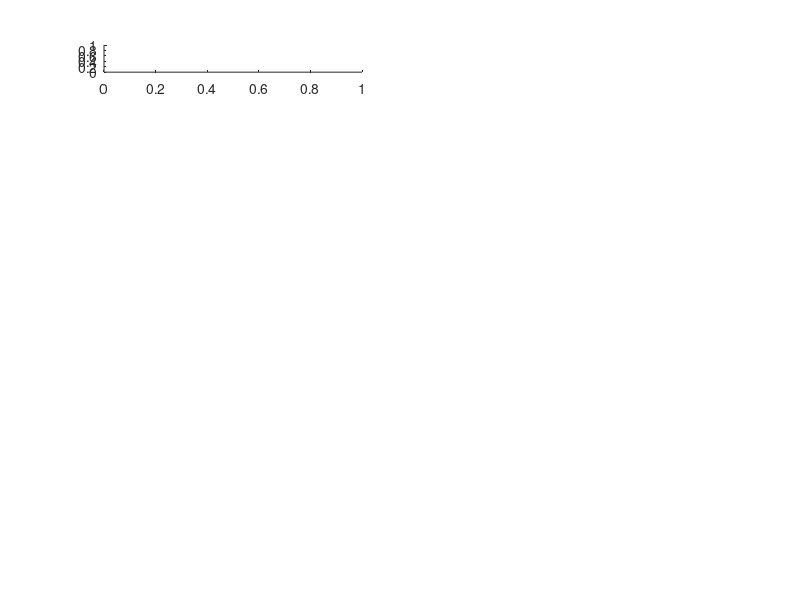

This figure's MATLAB source: (Note: this script raises an error after producing the figure.)
subplot(8,2,1);
plot(1:10,DiscretePDF(1:10,'geometric',1/3),'.r');
title('DiscretePDF Geometric');

subplot(8,2,2);
stairs(1:10,DiscreteCDF(1:10,'geometric',1/3));
title('DiscreteCDF Geometric');

subplot(8,2,3);
plot(1:8,DiscretePDF(1:8,'binomial',[8,3/10]),'.r');
title('DiscretePDF Binomial');

subplot(8,2,4);
stairs(1:8,DiscreteCDF(1:8,'binomial',[8,3/10]));
title('DiscreteCDF Binomial');

subplot(8,2,5);
plot(1:9,DiscretePDF(1:9,'pascal',[3,1/2]),'.r');
title('DiscretePDF Pascal');

subplot(8,2,6);
stairs(1:9,DiscreteCDF(1:9,'pascal',[3,1/2]));
title('DiscreteCDF Pascal');

subplot(8,2,7);
plot(1:9,DiscretePDF(1:9,'poisson',5),'.r');
title('DiscretePDF Poisson');

subplot(8,2,8);
stairs(1:9,DiscreteCDF(1:9,'poisson',5));
title('DiscreteCDF Poisson');

subplot(8,2,9);
plot(linspace(-4,8),ContinuousPDF(linspace(-4,8),'normal',[0,1]));
title('ContinuousPDF Normal');

subplot(8,2,10);
plot(linspace(-4,8),ContinuousCDF(linspace(-4,8),'normal',[0,1]));
title('ContinousCDF Normal');

subplot(8,2,11);
plot(linspace(0,10),ContinuousPDF(linspace(0,10),'exponential',1/2));
title('ContinousPDF Exponential');

subplot(8,2,12);
plot(linspace(0,10),ContinuousCDF(linspace(0,10),'exponential',1/2));
title('ContinousCDF Exponential');

subplot(8,2,13);
plot(linspace(0,1),ContinuousPDF(linspace(0,1),'beta',[2,5]));
title('ContinousPDF Beta');

subplot(8,2,14);
plot(linspace(0,1),ContinousPDF(linspace(0,1),'beta',[2,5]));
title('ContinousCDF Beta');

subplot(8,2,15);
plot(linspace(0,4),ContinuousPDF(linspace(0,4),'gamma',[1/4,1]));
title('ContinousPDF Gamma');

subplot(8,2,16);
plot(linspace(0,4),ContinuousCDF(linspace(0,4),'gamma',[1/4,1]));
title('ContinousCDF Gamma');